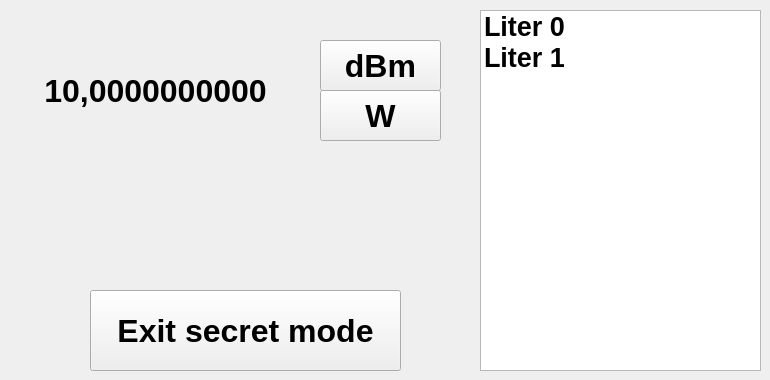
   <widget class="QWidget" name="page3_secret_mode">
    <widget class="QPushButton" name="pushButton_11">
     <property name="geometry">
      <rect>
       <x>320</x>
       <y>90</y>
       <width>121</width>
       <height>51</height>
      </rect>
     </property>
     <property name="minimumSize">
      <size>
       <width>0</width>
       <height>0</height>
      </size>
     </property>
     <property name="maximumSize">
      <size>
       <width>5000</width>
       <height>5000</height>
      </size>
     </property>
     <property name="font">
      <font>
       <family>Arial</family>
       <pointsize>24</pointsize>
       <weight>75</weight>
       <bold>true</bold>
      </font>
     </property>
     <property name="text">
      <string>W</string>
     </property>
    </widget>
    <widget class="QPushButton" name="pushButton_12">
     <property name="geometry">
      <rect>
       <x>320</x>
       <y>40</y>
       <width>121</width>
       <height>51</height>
      </rect>
     </property>
     <property name="minimumSize">
      <size>
       <width>0</width>
       <height>0</height>
      </size>
     </property>
     <property name="maximumSize">
      <size>
       <width>5000</width>
       <height>5000</height>
      </size>
     </property>
     <property name="font">
      <font>
       <family>Arial</family>
       <pointsize>24</pointsize>
       <weight>75</weight>
       <bold>true</bold>
      </font>
     </property>
     <property name="text">
      <string>dBm</string>
     </property>
    </widget>
    <widget class="QLabel" name="power_label_2">
     <property name="geometry">
      <rect>
       <x>0</x>
       <y>50</y>
       <width>311</width>
       <height>81</height>
      </rect>
     </property>
     <property name="font">
      <font>
       <family>Arial</family>
       <pointsize>24</pointsize>
       <weight>75</weight>
       <bold>true</bold>
      </font>
     </property>
     <property name="text">
      <string>10,0000000000</string>
     </property>
     <property name="alignment">
      <set>Qt::AlignCenter</set>
     </property>
    </widget>
    <widget class="QListWidget" name="listWidget">
     <property name="geometry">
      <rect>
       <x>480</x>
       <y>10</y>
       <width>281</width>
       <height>361</height>
      </rect>
     </property>
     <property name="font">
      <font>
       <family>Arial</family>
       <pointsize>20</pointsize>
       <weight>75</weight>
       <bold>true</bold>
      </font>
     </property>
     <property name="selectionMode">
      <enum>QAbstractItemView::SingleSelection</enum>
     </property>
     <property name="selectionBehavior">
      <enum>QAbstractItemView::SelectRows</enum>
     </property>
     <property name="layoutMode">
      <enum>QListView::SinglePass</enum>
     </property>
     <property name="viewMode">
      <enum>QListView::ListMode</enum>
     </property>
     <property name="selectionRectVisible">
      <bool>false</bool>
     </property>
     <property name="currentRow">
      <number>-1</number>
     </property>
     <item>
      <property name="text">
       <string>Liter 0</string>
      </property>
     </item>
     <item>
      <property name="text">
       <string>Liter 1</string>
      </property>
     </item>
    </widget>
    <widget class="QPushButton" name="btn_exit_secret_mode">
     <property name="geometry">
      <rect>
       <x>90</x>
       <y>290</y>
       <width>311</width>
       <height>81</height>
      </rect>
     </property>
     <property name="minimumSize">
      <size>
       <width>0</width>
       <height>0</height>
      </size>
     </property>
     <property name="maximumSize">
      <size>
       <width>5000</width>
       <height>5000</height>
      </size>
     </property>
     <property name="font">
      <font>
       <family>Arial</family>
       <pointsize>24</pointsize>
       <weight>75</weight>
       <bold>true</bold>
      </font>
     </property>
     <property name="text">
      <string>Exit secret mode</string>
     </property>
    </widget>
   </widget>
